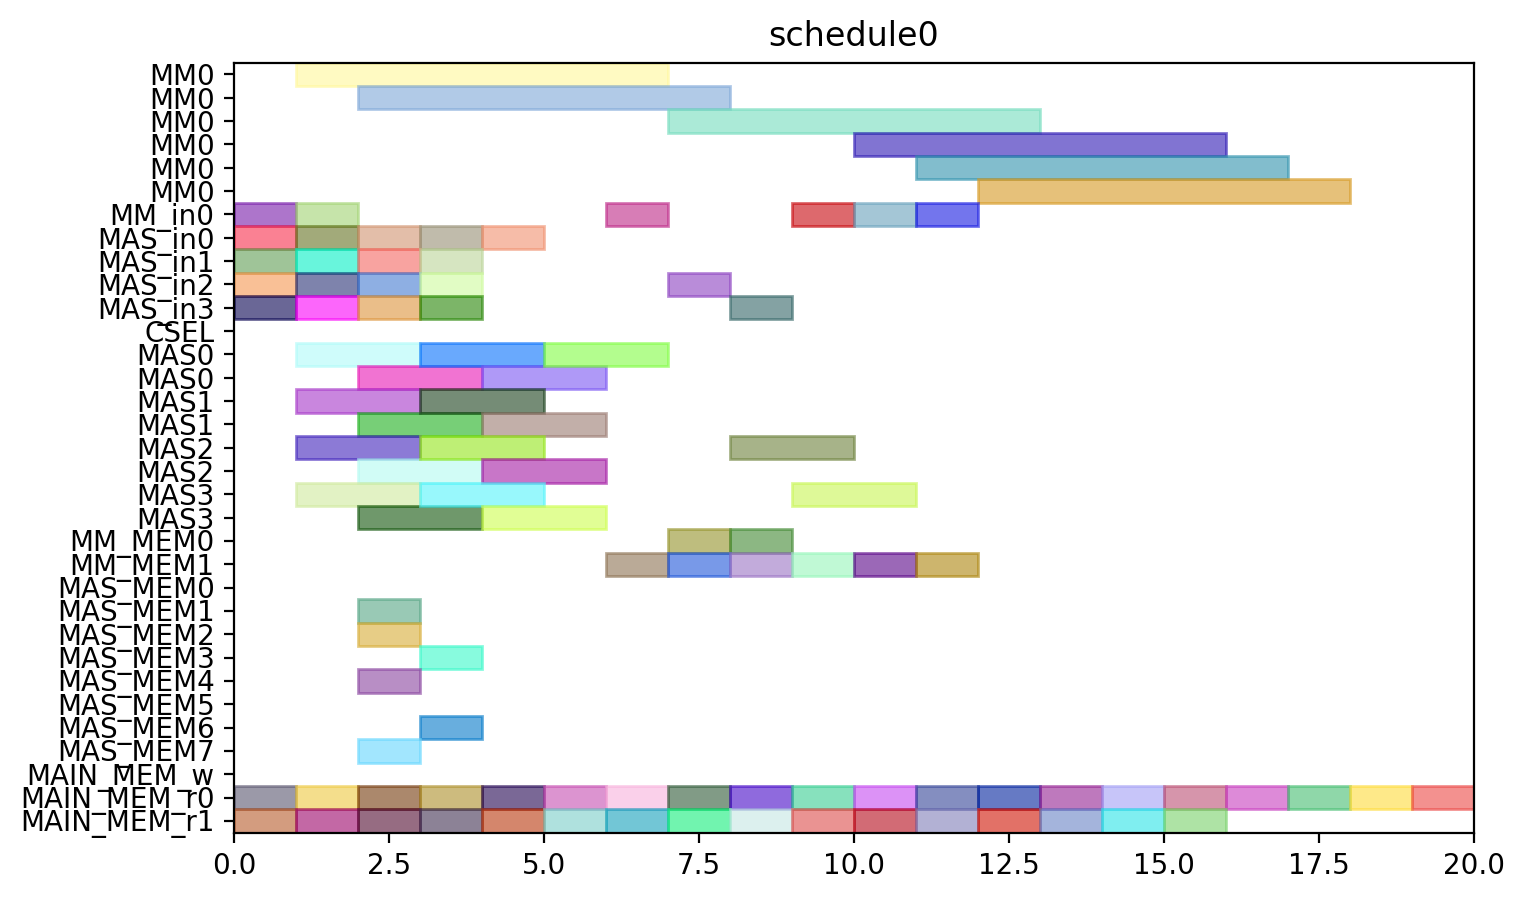

Write the Python code that produced this figure.
from pyschedule import Scenario, solvers, plotters, alt


def solve():
	horizon = 90
	S = Scenario("schedule0", horizon=horizon)

	# resource
	MM = S.Resources('MM', num=1, size=6)
	MM_in = S.Resources('MM_in', num=1)
	MAS_in = S.Resources('MAS_in', num=4)
	CSEL = S.Resource('CSEL')
	MAS = S.Resources('MAS', num=4, size=2, periods=range(1, horizon))
	MM_MEM = S.Resources('MM_MEM', num=2)
	MAS_MEM = S.Resources('MAS_MEM', num=8)
	MAIN_MEM_w = S.Resource('MAIN_MEM_w', size=1)
	MAIN_MEM_r = S.Resources('MAIN_MEM_r', num=2)

	# result of previous scheduling

	# new tasks
	c_qinv_denom_inv0 = S.Task('c_qinv_denom_inv0', length=6, delay_cost=1)
	c_qinv_denom_inv0 += alt(MM)
	c_qinv_denom_inv0_in = S.Task('c_qinv_denom_inv0_in', length=1, delay_cost=1)
	c_qinv_denom_inv0_in += alt(MM_in)
	S += c_qinv_denom_inv0_in*MM_in[0]<=c_qinv_denom_inv0*MM[0]

	c_qinv_denom_inv0_mem0 = S.Task('c_qinv_denom_inv0_mem0', length=1, delay_cost=1)
	c_qinv_denom_inv0_mem0 += MAIN_MEM_r[0]
	c_qinv_denom_inv0_mem1 = S.Task('c_qinv_denom_inv0_mem1', length=1, delay_cost=1)
	c_qinv_denom_inv0_mem1 += MAIN_MEM_r[1]
	c_qinv_denom_inv1_ = S.Task('c_qinv_denom_inv1_', length=6, delay_cost=1)
	c_qinv_denom_inv1_ += alt(MM)
	c_qinv_denom_inv1__in = S.Task('c_qinv_denom_inv1__in', length=1, delay_cost=1)
	c_qinv_denom_inv1__in += alt(MM_in)
	S += c_qinv_denom_inv1__in*MM_in[0]<=c_qinv_denom_inv1_*MM[0]

	c_qinv_denom_inv1__mem0 = S.Task('c_qinv_denom_inv1__mem0', length=1, delay_cost=1)
	c_qinv_denom_inv1__mem0 += MAIN_MEM_r[0]
	c_qinv_denom_inv1__mem1 = S.Task('c_qinv_denom_inv1__mem1', length=1, delay_cost=1)
	c_qinv_denom_inv1__mem1 += MAIN_MEM_r[1]
	c_qinv0_t2 = S.Task('c_qinv0_t2', length=2, delay_cost=1)
	c_qinv0_t2 += alt(MAS)
	c_qinv0_t2_in = S.Task('c_qinv0_t2_in', length=1, delay_cost=1)
	c_qinv0_t2_in += alt(MAS_in)
	S += c_qinv0_t2_in*MAS_in[0]<=c_qinv0_t2*MAS[0]

	S += c_qinv0_t2_in*MAS_in[1]<=c_qinv0_t2*MAS[1]

	S += c_qinv0_t2_in*MAS_in[2]<=c_qinv0_t2*MAS[2]

	S += c_qinv0_t2_in*MAS_in[3]<=c_qinv0_t2*MAS[3]

	c_qinv0_t2_mem0 = S.Task('c_qinv0_t2_mem0', length=1, delay_cost=1)
	c_qinv0_t2_mem0 += MAIN_MEM_r[0]
	c_qinv0_t2_mem1 = S.Task('c_qinv0_t2_mem1', length=1, delay_cost=1)
	c_qinv0_t2_mem1 += MAIN_MEM_r[1]
	c_qinv1__t2 = S.Task('c_qinv1__t2', length=2, delay_cost=1)
	c_qinv1__t2 += alt(MAS)
	c_qinv1__t2_in = S.Task('c_qinv1__t2_in', length=1, delay_cost=1)
	c_qinv1__t2_in += alt(MAS_in)
	S += c_qinv1__t2_in*MAS_in[0]<=c_qinv1__t2*MAS[0]

	S += c_qinv1__t2_in*MAS_in[1]<=c_qinv1__t2*MAS[1]

	S += c_qinv1__t2_in*MAS_in[2]<=c_qinv1__t2*MAS[2]

	S += c_qinv1__t2_in*MAS_in[3]<=c_qinv1__t2*MAS[3]

	c_qinv1__t2_mem0 = S.Task('c_qinv1__t2_mem0', length=1, delay_cost=1)
	c_qinv1__t2_mem0 += MAIN_MEM_r[0]
	c_qinv1__t2_mem1 = S.Task('c_qinv1__t2_mem1', length=1, delay_cost=1)
	c_qinv1__t2_mem1 += MAIN_MEM_r[1]
	c0_t0_t2 = S.Task('c0_t0_t2', length=2, delay_cost=1)
	c0_t0_t2 += alt(MAS)
	c0_t0_t2_in = S.Task('c0_t0_t2_in', length=1, delay_cost=1)
	c0_t0_t2_in += alt(MAS_in)
	S += c0_t0_t2_in*MAS_in[0]<=c0_t0_t2*MAS[0]

	S += c0_t0_t2_in*MAS_in[1]<=c0_t0_t2*MAS[1]

	S += c0_t0_t2_in*MAS_in[2]<=c0_t0_t2*MAS[2]

	S += c0_t0_t2_in*MAS_in[3]<=c0_t0_t2*MAS[3]

	c0_t0_t2_mem0 = S.Task('c0_t0_t2_mem0', length=1, delay_cost=1)
	c0_t0_t2_mem0 += MAIN_MEM_r[0]
	c0_t0_t2_mem1 = S.Task('c0_t0_t2_mem1', length=1, delay_cost=1)
	c0_t0_t2_mem1 += MAIN_MEM_r[1]
	c0_t1_t2 = S.Task('c0_t1_t2', length=2, delay_cost=1)
	c0_t1_t2 += alt(MAS)
	c0_t1_t2_in = S.Task('c0_t1_t2_in', length=1, delay_cost=1)
	c0_t1_t2_in += alt(MAS_in)
	S += c0_t1_t2_in*MAS_in[0]<=c0_t1_t2*MAS[0]

	S += c0_t1_t2_in*MAS_in[1]<=c0_t1_t2*MAS[1]

	S += c0_t1_t2_in*MAS_in[2]<=c0_t1_t2*MAS[2]

	S += c0_t1_t2_in*MAS_in[3]<=c0_t1_t2*MAS[3]

	c0_t1_t2_mem0 = S.Task('c0_t1_t2_mem0', length=1, delay_cost=1)
	c0_t1_t2_mem0 += MAIN_MEM_r[0]
	c0_t1_t2_mem1 = S.Task('c0_t1_t2_mem1', length=1, delay_cost=1)
	c0_t1_t2_mem1 += MAIN_MEM_r[1]
	c0_t20 = S.Task('c0_t20', length=2, delay_cost=1)
	c0_t20 += alt(MAS)
	c0_t20_in = S.Task('c0_t20_in', length=1, delay_cost=1)
	c0_t20_in += alt(MAS_in)
	S += c0_t20_in*MAS_in[0]<=c0_t20*MAS[0]

	S += c0_t20_in*MAS_in[1]<=c0_t20*MAS[1]

	S += c0_t20_in*MAS_in[2]<=c0_t20*MAS[2]

	S += c0_t20_in*MAS_in[3]<=c0_t20*MAS[3]

	c0_t20_mem0 = S.Task('c0_t20_mem0', length=1, delay_cost=1)
	c0_t20_mem0 += MAIN_MEM_r[0]
	c0_t20_mem1 = S.Task('c0_t20_mem1', length=1, delay_cost=1)
	c0_t20_mem1 += MAIN_MEM_r[1]
	c0_t21 = S.Task('c0_t21', length=2, delay_cost=1)
	c0_t21 += alt(MAS)
	c0_t21_in = S.Task('c0_t21_in', length=1, delay_cost=1)
	c0_t21_in += alt(MAS_in)
	S += c0_t21_in*MAS_in[0]<=c0_t21*MAS[0]

	S += c0_t21_in*MAS_in[1]<=c0_t21*MAS[1]

	S += c0_t21_in*MAS_in[2]<=c0_t21*MAS[2]

	S += c0_t21_in*MAS_in[3]<=c0_t21*MAS[3]

	c0_t21_mem0 = S.Task('c0_t21_mem0', length=1, delay_cost=1)
	c0_t21_mem0 += MAIN_MEM_r[0]
	c0_t21_mem1 = S.Task('c0_t21_mem1', length=1, delay_cost=1)
	c0_t21_mem1 += MAIN_MEM_r[1]
	c1_t0_t2 = S.Task('c1_t0_t2', length=2, delay_cost=1)
	c1_t0_t2 += alt(MAS)
	c1_t0_t2_in = S.Task('c1_t0_t2_in', length=1, delay_cost=1)
	c1_t0_t2_in += alt(MAS_in)
	S += c1_t0_t2_in*MAS_in[0]<=c1_t0_t2*MAS[0]

	S += c1_t0_t2_in*MAS_in[1]<=c1_t0_t2*MAS[1]

	S += c1_t0_t2_in*MAS_in[2]<=c1_t0_t2*MAS[2]

	S += c1_t0_t2_in*MAS_in[3]<=c1_t0_t2*MAS[3]

	c1_t0_t2_mem0 = S.Task('c1_t0_t2_mem0', length=1, delay_cost=1)
	c1_t0_t2_mem0 += MAIN_MEM_r[0]
	c1_t0_t2_mem1 = S.Task('c1_t0_t2_mem1', length=1, delay_cost=1)
	c1_t0_t2_mem1 += MAIN_MEM_r[1]
	c1_t1_t2 = S.Task('c1_t1_t2', length=2, delay_cost=1)
	c1_t1_t2 += alt(MAS)
	c1_t1_t2_in = S.Task('c1_t1_t2_in', length=1, delay_cost=1)
	c1_t1_t2_in += alt(MAS_in)
	S += c1_t1_t2_in*MAS_in[0]<=c1_t1_t2*MAS[0]

	S += c1_t1_t2_in*MAS_in[1]<=c1_t1_t2*MAS[1]

	S += c1_t1_t2_in*MAS_in[2]<=c1_t1_t2*MAS[2]

	S += c1_t1_t2_in*MAS_in[3]<=c1_t1_t2*MAS[3]

	c1_t1_t2_mem0 = S.Task('c1_t1_t2_mem0', length=1, delay_cost=1)
	c1_t1_t2_mem0 += MAIN_MEM_r[0]
	c1_t1_t2_mem1 = S.Task('c1_t1_t2_mem1', length=1, delay_cost=1)
	c1_t1_t2_mem1 += MAIN_MEM_r[1]
	c1_t20 = S.Task('c1_t20', length=2, delay_cost=1)
	c1_t20 += alt(MAS)
	c1_t20_in = S.Task('c1_t20_in', length=1, delay_cost=1)
	c1_t20_in += alt(MAS_in)
	S += c1_t20_in*MAS_in[0]<=c1_t20*MAS[0]

	S += c1_t20_in*MAS_in[1]<=c1_t20*MAS[1]

	S += c1_t20_in*MAS_in[2]<=c1_t20*MAS[2]

	S += c1_t20_in*MAS_in[3]<=c1_t20*MAS[3]

	c1_t20_mem0 = S.Task('c1_t20_mem0', length=1, delay_cost=1)
	c1_t20_mem0 += MAIN_MEM_r[0]
	c1_t20_mem1 = S.Task('c1_t20_mem1', length=1, delay_cost=1)
	c1_t20_mem1 += MAIN_MEM_r[1]
	c1_t21 = S.Task('c1_t21', length=2, delay_cost=1)
	c1_t21 += alt(MAS)
	c1_t21_in = S.Task('c1_t21_in', length=1, delay_cost=1)
	c1_t21_in += alt(MAS_in)
	S += c1_t21_in*MAS_in[0]<=c1_t21*MAS[0]

	S += c1_t21_in*MAS_in[1]<=c1_t21*MAS[1]

	S += c1_t21_in*MAS_in[2]<=c1_t21*MAS[2]

	S += c1_t21_in*MAS_in[3]<=c1_t21*MAS[3]

	c1_t21_mem0 = S.Task('c1_t21_mem0', length=1, delay_cost=1)
	c1_t21_mem0 += MAIN_MEM_r[0]
	c1_t21_mem1 = S.Task('c1_t21_mem1', length=1, delay_cost=1)
	c1_t21_mem1 += MAIN_MEM_r[1]
	c2_t0_t2 = S.Task('c2_t0_t2', length=2, delay_cost=1)
	c2_t0_t2 += alt(MAS)
	c2_t0_t2_in = S.Task('c2_t0_t2_in', length=1, delay_cost=1)
	c2_t0_t2_in += alt(MAS_in)
	S += c2_t0_t2_in*MAS_in[0]<=c2_t0_t2*MAS[0]

	S += c2_t0_t2_in*MAS_in[1]<=c2_t0_t2*MAS[1]

	S += c2_t0_t2_in*MAS_in[2]<=c2_t0_t2*MAS[2]

	S += c2_t0_t2_in*MAS_in[3]<=c2_t0_t2*MAS[3]

	c2_t0_t2_mem0 = S.Task('c2_t0_t2_mem0', length=1, delay_cost=1)
	c2_t0_t2_mem0 += MAIN_MEM_r[0]
	c2_t0_t2_mem1 = S.Task('c2_t0_t2_mem1', length=1, delay_cost=1)
	c2_t0_t2_mem1 += MAIN_MEM_r[1]
	c2_t1_t2 = S.Task('c2_t1_t2', length=2, delay_cost=1)
	c2_t1_t2 += alt(MAS)
	c2_t1_t2_in = S.Task('c2_t1_t2_in', length=1, delay_cost=1)
	c2_t1_t2_in += alt(MAS_in)
	S += c2_t1_t2_in*MAS_in[0]<=c2_t1_t2*MAS[0]

	S += c2_t1_t2_in*MAS_in[1]<=c2_t1_t2*MAS[1]

	S += c2_t1_t2_in*MAS_in[2]<=c2_t1_t2*MAS[2]

	S += c2_t1_t2_in*MAS_in[3]<=c2_t1_t2*MAS[3]

	c2_t1_t2_mem0 = S.Task('c2_t1_t2_mem0', length=1, delay_cost=1)
	c2_t1_t2_mem0 += MAIN_MEM_r[0]
	c2_t1_t2_mem1 = S.Task('c2_t1_t2_mem1', length=1, delay_cost=1)
	c2_t1_t2_mem1 += MAIN_MEM_r[1]
	c2_t20 = S.Task('c2_t20', length=2, delay_cost=1)
	c2_t20 += alt(MAS)
	c2_t20_in = S.Task('c2_t20_in', length=1, delay_cost=1)
	c2_t20_in += alt(MAS_in)
	S += c2_t20_in*MAS_in[0]<=c2_t20*MAS[0]

	S += c2_t20_in*MAS_in[1]<=c2_t20*MAS[1]

	S += c2_t20_in*MAS_in[2]<=c2_t20*MAS[2]

	S += c2_t20_in*MAS_in[3]<=c2_t20*MAS[3]

	c2_t20_mem0 = S.Task('c2_t20_mem0', length=1, delay_cost=1)
	c2_t20_mem0 += MAIN_MEM_r[0]
	c2_t20_mem1 = S.Task('c2_t20_mem1', length=1, delay_cost=1)
	c2_t20_mem1 += MAIN_MEM_r[1]
	c2_t21 = S.Task('c2_t21', length=2, delay_cost=1)
	c2_t21 += alt(MAS)
	c2_t21_in = S.Task('c2_t21_in', length=1, delay_cost=1)
	c2_t21_in += alt(MAS_in)
	S += c2_t21_in*MAS_in[0]<=c2_t21*MAS[0]

	S += c2_t21_in*MAS_in[1]<=c2_t21*MAS[1]

	S += c2_t21_in*MAS_in[2]<=c2_t21*MAS[2]

	S += c2_t21_in*MAS_in[3]<=c2_t21*MAS[3]

	c2_t21_mem0 = S.Task('c2_t21_mem0', length=1, delay_cost=1)
	c2_t21_mem0 += MAIN_MEM_r[0]
	c2_t21_mem1 = S.Task('c2_t21_mem1', length=1, delay_cost=1)
	c2_t21_mem1 += MAIN_MEM_r[1]
	c_qinv0_t0 = S.Task('c_qinv0_t0', length=6, delay_cost=1)
	c_qinv0_t0 += alt(MM)
	c_qinv0_t0_in = S.Task('c_qinv0_t0_in', length=1, delay_cost=1)
	c_qinv0_t0_in += alt(MM_in)
	S += c_qinv0_t0_in*MM_in[0]<=c_qinv0_t0*MM[0]

	c_qinv0_t0_mem0 = S.Task('c_qinv0_t0_mem0', length=1, delay_cost=1)
	c_qinv0_t0_mem0 += MAIN_MEM_r[0]
	c_qinv0_t0_mem1 = S.Task('c_qinv0_t0_mem1', length=1, delay_cost=1)
	c_qinv0_t0_mem1 += alt(MM_MEM)
	S += (c_qinv_denom_inv0*MM[0])-1 < c_qinv0_t0_mem1*MM_MEM[1]
	S += c_qinv0_t0_mem1 <= c_qinv0_t0

	c_qinv0_t1 = S.Task('c_qinv0_t1', length=6, delay_cost=1)
	c_qinv0_t1 += alt(MM)
	c_qinv0_t1_in = S.Task('c_qinv0_t1_in', length=1, delay_cost=1)
	c_qinv0_t1_in += alt(MM_in)
	S += c_qinv0_t1_in*MM_in[0]<=c_qinv0_t1*MM[0]

	c_qinv0_t1_mem0 = S.Task('c_qinv0_t1_mem0', length=1, delay_cost=1)
	c_qinv0_t1_mem0 += MAIN_MEM_r[0]
	c_qinv0_t1_mem1 = S.Task('c_qinv0_t1_mem1', length=1, delay_cost=1)
	c_qinv0_t1_mem1 += alt(MM_MEM)
	S += (c_qinv_denom_inv1_*MM[0])-1 < c_qinv0_t1_mem1*MM_MEM[1]
	S += c_qinv0_t1_mem1 <= c_qinv0_t1

	c_qinv0_t3 = S.Task('c_qinv0_t3', length=2, delay_cost=1)
	c_qinv0_t3 += alt(MAS)
	c_qinv0_t3_in = S.Task('c_qinv0_t3_in', length=1, delay_cost=1)
	c_qinv0_t3_in += alt(MAS_in)
	S += c_qinv0_t3_in*MAS_in[0]<=c_qinv0_t3*MAS[0]

	S += c_qinv0_t3_in*MAS_in[1]<=c_qinv0_t3*MAS[1]

	S += c_qinv0_t3_in*MAS_in[2]<=c_qinv0_t3*MAS[2]

	S += c_qinv0_t3_in*MAS_in[3]<=c_qinv0_t3*MAS[3]

	c_qinv0_t3_mem0 = S.Task('c_qinv0_t3_mem0', length=1, delay_cost=1)
	c_qinv0_t3_mem0 += alt(MM_MEM)
	S += (c_qinv_denom_inv0*MM[0])-1 < c_qinv0_t3_mem0*MM_MEM[0]
	S += c_qinv0_t3_mem0 <= c_qinv0_t3

	c_qinv0_t3_mem1 = S.Task('c_qinv0_t3_mem1', length=1, delay_cost=1)
	c_qinv0_t3_mem1 += alt(MM_MEM)
	S += (c_qinv_denom_inv1_*MM[0])-1 < c_qinv0_t3_mem1*MM_MEM[1]
	S += c_qinv0_t3_mem1 <= c_qinv0_t3

	c_qinv1__t0 = S.Task('c_qinv1__t0', length=6, delay_cost=1)
	c_qinv1__t0 += alt(MM)
	c_qinv1__t0_in = S.Task('c_qinv1__t0_in', length=1, delay_cost=1)
	c_qinv1__t0_in += alt(MM_in)
	S += c_qinv1__t0_in*MM_in[0]<=c_qinv1__t0*MM[0]

	c_qinv1__t0_mem0 = S.Task('c_qinv1__t0_mem0', length=1, delay_cost=1)
	c_qinv1__t0_mem0 += MAIN_MEM_r[0]
	c_qinv1__t0_mem1 = S.Task('c_qinv1__t0_mem1', length=1, delay_cost=1)
	c_qinv1__t0_mem1 += alt(MM_MEM)
	S += (c_qinv_denom_inv0*MM[0])-1 < c_qinv1__t0_mem1*MM_MEM[1]
	S += c_qinv1__t0_mem1 <= c_qinv1__t0

	c_qinv1__t1 = S.Task('c_qinv1__t1', length=6, delay_cost=1)
	c_qinv1__t1 += alt(MM)
	c_qinv1__t1_in = S.Task('c_qinv1__t1_in', length=1, delay_cost=1)
	c_qinv1__t1_in += alt(MM_in)
	S += c_qinv1__t1_in*MM_in[0]<=c_qinv1__t1*MM[0]

	c_qinv1__t1_mem0 = S.Task('c_qinv1__t1_mem0', length=1, delay_cost=1)
	c_qinv1__t1_mem0 += MAIN_MEM_r[0]
	c_qinv1__t1_mem1 = S.Task('c_qinv1__t1_mem1', length=1, delay_cost=1)
	c_qinv1__t1_mem1 += alt(MM_MEM)
	S += (c_qinv_denom_inv1_*MM[0])-1 < c_qinv1__t1_mem1*MM_MEM[1]
	S += c_qinv1__t1_mem1 <= c_qinv1__t1

	c_qinv1__t3 = S.Task('c_qinv1__t3', length=2, delay_cost=1)
	c_qinv1__t3 += alt(MAS)
	c_qinv1__t3_in = S.Task('c_qinv1__t3_in', length=1, delay_cost=1)
	c_qinv1__t3_in += alt(MAS_in)
	S += c_qinv1__t3_in*MAS_in[0]<=c_qinv1__t3*MAS[0]

	S += c_qinv1__t3_in*MAS_in[1]<=c_qinv1__t3*MAS[1]

	S += c_qinv1__t3_in*MAS_in[2]<=c_qinv1__t3*MAS[2]

	S += c_qinv1__t3_in*MAS_in[3]<=c_qinv1__t3*MAS[3]

	c_qinv1__t3_mem0 = S.Task('c_qinv1__t3_mem0', length=1, delay_cost=1)
	c_qinv1__t3_mem0 += alt(MM_MEM)
	S += (c_qinv_denom_inv0*MM[0])-1 < c_qinv1__t3_mem0*MM_MEM[0]
	S += c_qinv1__t3_mem0 <= c_qinv1__t3

	c_qinv1__t3_mem1 = S.Task('c_qinv1__t3_mem1', length=1, delay_cost=1)
	c_qinv1__t3_mem1 += alt(MM_MEM)
	S += (c_qinv_denom_inv1_*MM[0])-1 < c_qinv1__t3_mem1*MM_MEM[1]
	S += c_qinv1__t3_mem1 <= c_qinv1__t3

	c0_t4_t2 = S.Task('c0_t4_t2', length=2, delay_cost=1)
	c0_t4_t2 += alt(MAS)
	c0_t4_t2_in = S.Task('c0_t4_t2_in', length=1, delay_cost=1)
	c0_t4_t2_in += alt(MAS_in)
	S += c0_t4_t2_in*MAS_in[0]<=c0_t4_t2*MAS[0]

	S += c0_t4_t2_in*MAS_in[1]<=c0_t4_t2*MAS[1]

	S += c0_t4_t2_in*MAS_in[2]<=c0_t4_t2*MAS[2]

	S += c0_t4_t2_in*MAS_in[3]<=c0_t4_t2*MAS[3]

	c0_t4_t2_mem0 = S.Task('c0_t4_t2_mem0', length=1, delay_cost=1)
	c0_t4_t2_mem0 += alt(MAS_MEM)
	S += (c0_t20*MAS[0])-1 < c0_t4_t2_mem0*MAS_MEM[0]
	S += (c0_t20*MAS[1])-1 < c0_t4_t2_mem0*MAS_MEM[2]
	S += (c0_t20*MAS[2])-1 < c0_t4_t2_mem0*MAS_MEM[4]
	S += (c0_t20*MAS[3])-1 < c0_t4_t2_mem0*MAS_MEM[6]
	S += c0_t4_t2_mem0 <= c0_t4_t2

	c0_t4_t2_mem1 = S.Task('c0_t4_t2_mem1', length=1, delay_cost=1)
	c0_t4_t2_mem1 += alt(MAS_MEM)
	S += (c0_t21*MAS[0])-1 < c0_t4_t2_mem1*MAS_MEM[1]
	S += (c0_t21*MAS[1])-1 < c0_t4_t2_mem1*MAS_MEM[3]
	S += (c0_t21*MAS[2])-1 < c0_t4_t2_mem1*MAS_MEM[5]
	S += (c0_t21*MAS[3])-1 < c0_t4_t2_mem1*MAS_MEM[7]
	S += c0_t4_t2_mem1 <= c0_t4_t2

	c1_t4_t2 = S.Task('c1_t4_t2', length=2, delay_cost=1)
	c1_t4_t2 += alt(MAS)
	c1_t4_t2_in = S.Task('c1_t4_t2_in', length=1, delay_cost=1)
	c1_t4_t2_in += alt(MAS_in)
	S += c1_t4_t2_in*MAS_in[0]<=c1_t4_t2*MAS[0]

	S += c1_t4_t2_in*MAS_in[1]<=c1_t4_t2*MAS[1]

	S += c1_t4_t2_in*MAS_in[2]<=c1_t4_t2*MAS[2]

	S += c1_t4_t2_in*MAS_in[3]<=c1_t4_t2*MAS[3]

	c1_t4_t2_mem0 = S.Task('c1_t4_t2_mem0', length=1, delay_cost=1)
	c1_t4_t2_mem0 += alt(MAS_MEM)
	S += (c1_t20*MAS[0])-1 < c1_t4_t2_mem0*MAS_MEM[0]
	S += (c1_t20*MAS[1])-1 < c1_t4_t2_mem0*MAS_MEM[2]
	S += (c1_t20*MAS[2])-1 < c1_t4_t2_mem0*MAS_MEM[4]
	S += (c1_t20*MAS[3])-1 < c1_t4_t2_mem0*MAS_MEM[6]
	S += c1_t4_t2_mem0 <= c1_t4_t2

	c1_t4_t2_mem1 = S.Task('c1_t4_t2_mem1', length=1, delay_cost=1)
	c1_t4_t2_mem1 += alt(MAS_MEM)
	S += (c1_t21*MAS[0])-1 < c1_t4_t2_mem1*MAS_MEM[1]
	S += (c1_t21*MAS[1])-1 < c1_t4_t2_mem1*MAS_MEM[3]
	S += (c1_t21*MAS[2])-1 < c1_t4_t2_mem1*MAS_MEM[5]
	S += (c1_t21*MAS[3])-1 < c1_t4_t2_mem1*MAS_MEM[7]
	S += c1_t4_t2_mem1 <= c1_t4_t2

	c2_t4_t2 = S.Task('c2_t4_t2', length=2, delay_cost=1)
	c2_t4_t2 += alt(MAS)
	c2_t4_t2_in = S.Task('c2_t4_t2_in', length=1, delay_cost=1)
	c2_t4_t2_in += alt(MAS_in)
	S += c2_t4_t2_in*MAS_in[0]<=c2_t4_t2*MAS[0]

	S += c2_t4_t2_in*MAS_in[1]<=c2_t4_t2*MAS[1]

	S += c2_t4_t2_in*MAS_in[2]<=c2_t4_t2*MAS[2]

	S += c2_t4_t2_in*MAS_in[3]<=c2_t4_t2*MAS[3]

	c2_t4_t2_mem0 = S.Task('c2_t4_t2_mem0', length=1, delay_cost=1)
	c2_t4_t2_mem0 += alt(MAS_MEM)
	S += (c2_t20*MAS[0])-1 < c2_t4_t2_mem0*MAS_MEM[0]
	S += (c2_t20*MAS[1])-1 < c2_t4_t2_mem0*MAS_MEM[2]
	S += (c2_t20*MAS[2])-1 < c2_t4_t2_mem0*MAS_MEM[4]
	S += (c2_t20*MAS[3])-1 < c2_t4_t2_mem0*MAS_MEM[6]
	S += c2_t4_t2_mem0 <= c2_t4_t2

	c2_t4_t2_mem1 = S.Task('c2_t4_t2_mem1', length=1, delay_cost=1)
	c2_t4_t2_mem1 += alt(MAS_MEM)
	S += (c2_t21*MAS[0])-1 < c2_t4_t2_mem1*MAS_MEM[1]
	S += (c2_t21*MAS[1])-1 < c2_t4_t2_mem1*MAS_MEM[3]
	S += (c2_t21*MAS[2])-1 < c2_t4_t2_mem1*MAS_MEM[5]
	S += (c2_t21*MAS[3])-1 < c2_t4_t2_mem1*MAS_MEM[7]
	S += c2_t4_t2_mem1 <= c2_t4_t2

	solvers.mip.solve(S,msg=1,kind='CPLEX',ratio_gap=1.01)

	solution = [['hoge']*len(S.solution()[1]) for i in range(len(S.solution()))]
	for i in range(len(S.solution())):
		for j in range(len(S.solution()[i])):
			solution[i][j]=str(S.solution()[i][j])
	print(solution)

	cycles = int(solution[-1][3])

	pic_file_name = "/home/mfukuda/ABE/multiRAM_multiMAS_16mux/scheduling_result/stage6MM1_stage2MAS4/FP12_INV_AFTER_FPINV/schedule0.png"
	if(S.solution() != []):
		plotters.matplotlib.plot(S,img_filename=pic_file_name, show_task_labels=False, fig_size=(cycles*0.25+3, 5))

	return solution
